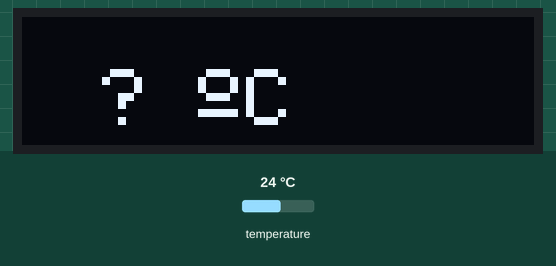
This sketch was run on a simulated Arduino Uno, built with avr-gcc and run on an emulated ATmega328P. Parts: 128×32 one-colour display. The inputs (shaded band) are chosen by the test bench; at power-on: temperature 24 °C. What the sketch prints to the serial monitor is not drawn.

Above: at 2.9 s.

The sketch:

projeto_temp_display.ino
```cpp
/*********
  Rui Santos
  Complete project details at https://randomnerdtutorials.com
*********/


#include <stdio.h>
#include <Wire.h>
#include <Adafruit_GFX.h>
#include <Adafruit_SSD1306.h>
#include <OneWire.h>
#include <DallasTemperature.h>
#define SCREEN_WIDTH 128 // OLED display width, in pixels
#define SCREEN_HEIGHT 32 // OLED display height, in pixels

// Declaration for an SSD1306 display connected to I2C (SDA, SCL pins)
Adafruit_SSD1306 display(SCREEN_WIDTH, SCREEN_HEIGHT, &Wire, -1);

const int oneWireBus = 4;

// Setup a oneWire instance to communicate with any OneWire devices
OneWire oneWire(oneWireBus);

// Pass our oneWire reference to Dallas Temperature sensor
DallasTemperature sensors(&oneWire);

void setup() {
  Serial.begin(115200);

  if(!display.begin(SSD1306_SWITCHCAPVCC, 0x3C)) { // Address 0x3D for 128x64
    Serial.println(F("SSD1306 allocation failed"));
    for(;;);
  }
  delay(2000);
  display.clearDisplay();

  display.setTextSize(2);
  display.setTextColor(WHITE);
  //display.setCursor(0,0);
  // Display static text
 // display.println("T=50");
 // display.setCursor(65,0);
  // Display static text
  //display.println("Ta=50");
 // display.setCursor(0,18);
  // Display static text
 // display.println("D=20");
 // display.setCursor(65,18);
  // Display static text
//  display.println("Da=20");
//display.display();
}
int x;
int y[126];
int cont = 0;
char buffer[126];
void loop() {
  display.clearDisplay();
  sensors.requestTemperatures();
  float temperatureC = sensors.getTempCByIndex(0);
  float temperatureF = sensors.getTempFByIndex(0);
  sprintf (buffer, "%.2f", temperatureC);
  Serial.print(temperatureC);
  Serial.println("ºC");
  display.setCursor(20,13);
  display.print(buffer);
  display.print(" ");
  display.cp437(true);
  display.write(167);
  display.println("C");
  display.display();


  delay(100);
}
```
